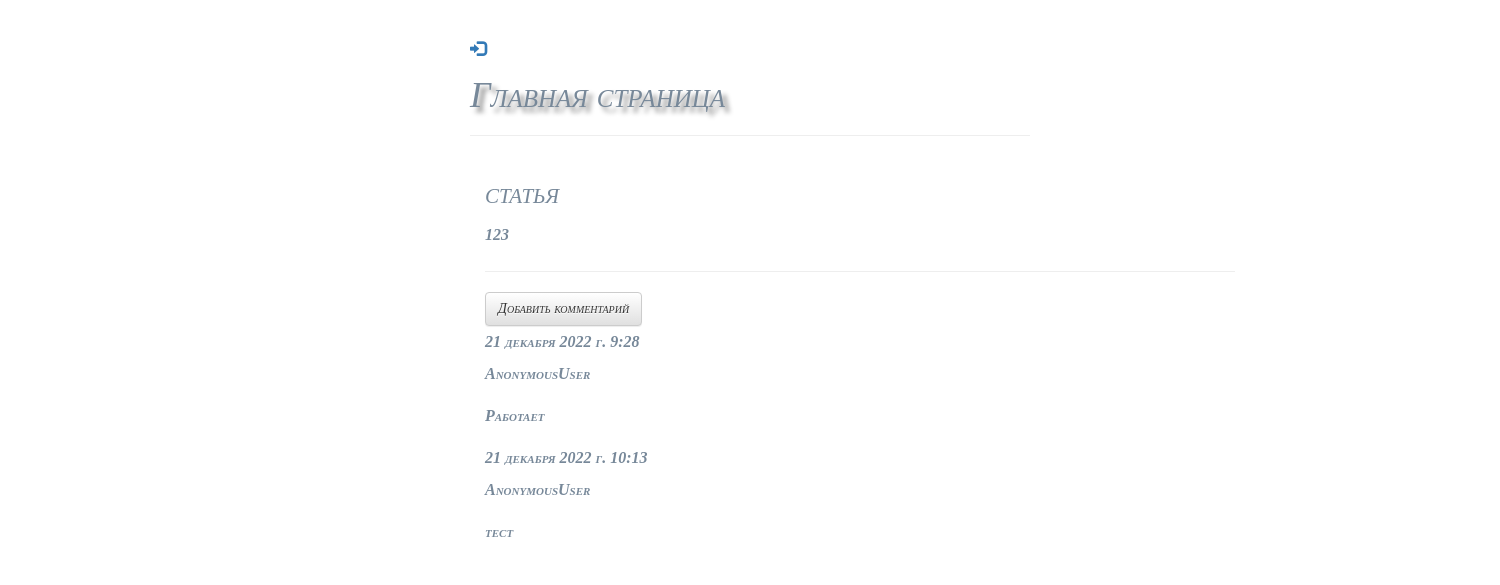
Before: /blog/posts/7/ with the older database file.
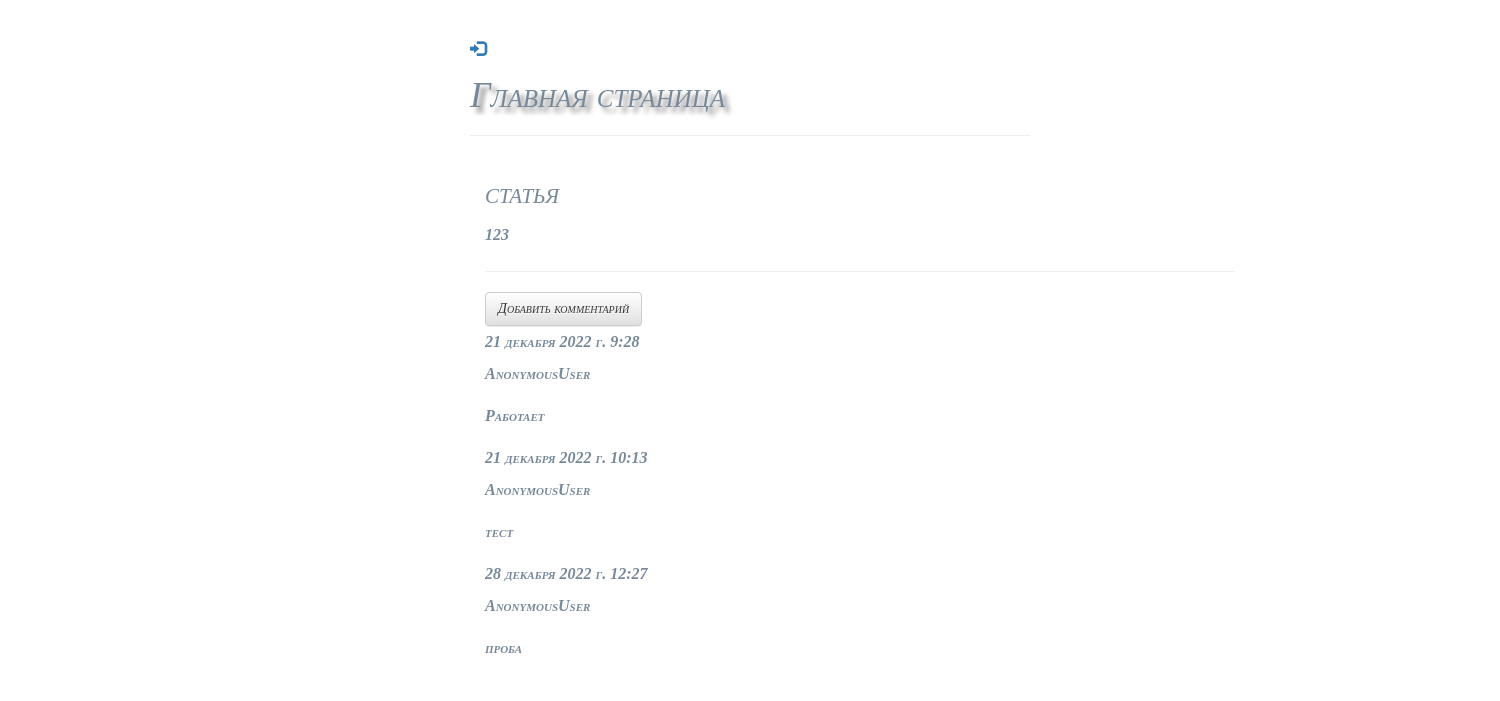
After: the same page with the newer database file.
### blog/models.py (models this page shows, shortened)
class Comment(models.Model):
    post = models.ForeignKey('blog.Post',
                             on_delete=models.CASCADE,
                             related_name='comments')
    author = models.CharField(max_length=200)
    text = models.TextField(verbose_name="Комментарий")
    created_date = models.DateTimeField(auto_now_add=True,  # default=timezone.now
                                        verbose_name='Дата создания')
    approved_comment = models.BooleanField(default=False,
                                           verbose_name='Одобрен?')
    class Meta:
        verbose_name = 'Комментарий'
        verbose_name_plural = 'Комментарий'

### blog/views.py (the view)
# urls.py: path('posts/<int:id>/', views.post_detail, name='post_detail'),
def post_detail(request, id):
    post = get_object_or_404(Post, id=id)
    if not post.is_publish() and not request.user.is_staff:
        raise Http404("Запись в блоге не найдена")
    return render(request, 'blog/post_detail.html', {'post': post})

### blog/managers.py (called while the page is built)
    def get_queryset(self):
        return PostQuerySet(self.model, using=self._db)

### blog/models.py (called while the page is built)
    def is_publish(self):
        return True if self.published_date else False

### blog/templates/blog/post_detail.html (shortened to what this page needs)
{% extends 'blog/base.html' %}
{% block content %}
    <div class="post">
        <h2>{{ post.title }}</h2>
        <p>{{ post.text|linebreaksbr }}</p>
    </div>
    <hr>
    <a class="btn btn-default" href="{% url 'add_comment' id=post.id %}">Добавить комментарий</a>
    {% for comment in post.comments.all %}
        <div class="comment">
            <div class="date">{{ comment.created_date }}</div>
            <strong>{{ comment.author }}</strong>
            <p>{{ comment.text|linebreaks }}</p>
        </div>
    {% empty %}
        <p>Комментарии отсутствуют</p>
    {% endfor %}
{% endblock %}

Changed rows visible on the page:
added Comment: created_date "28 декабря 2022 г. 12:27", author "AnonymousUser", text "проба"
